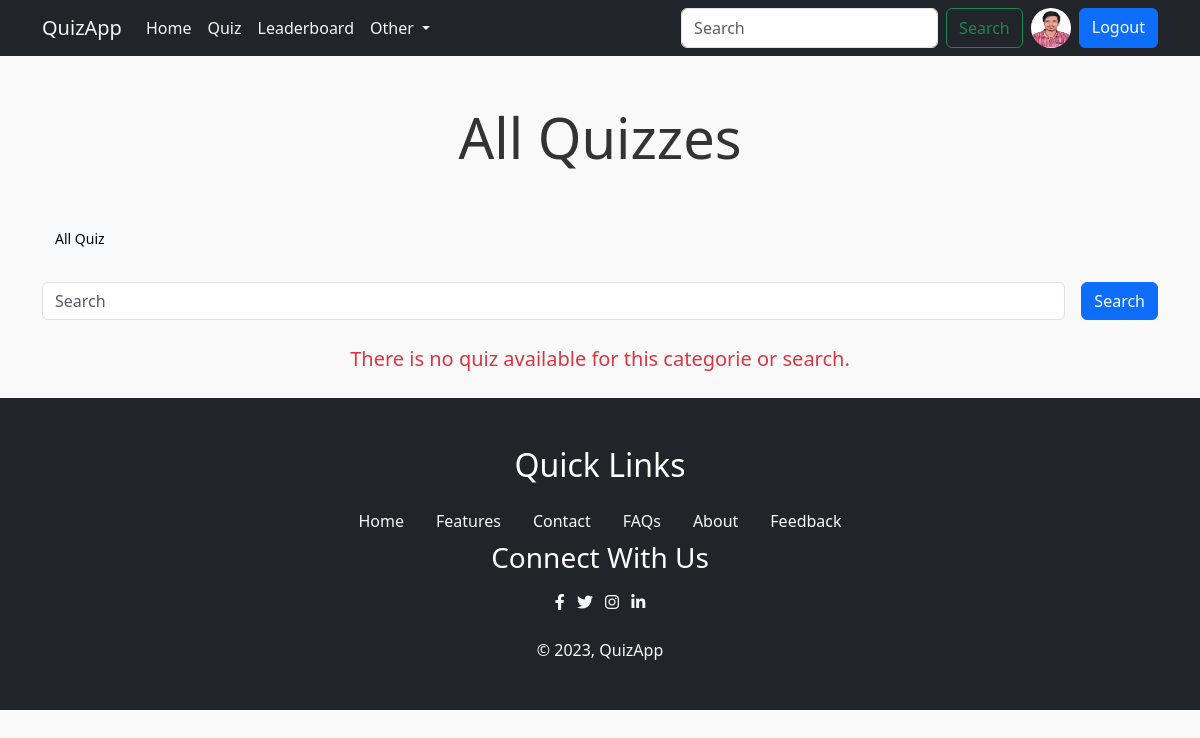
Page /quiz/all_quiz (signed in) on the earlier database version.
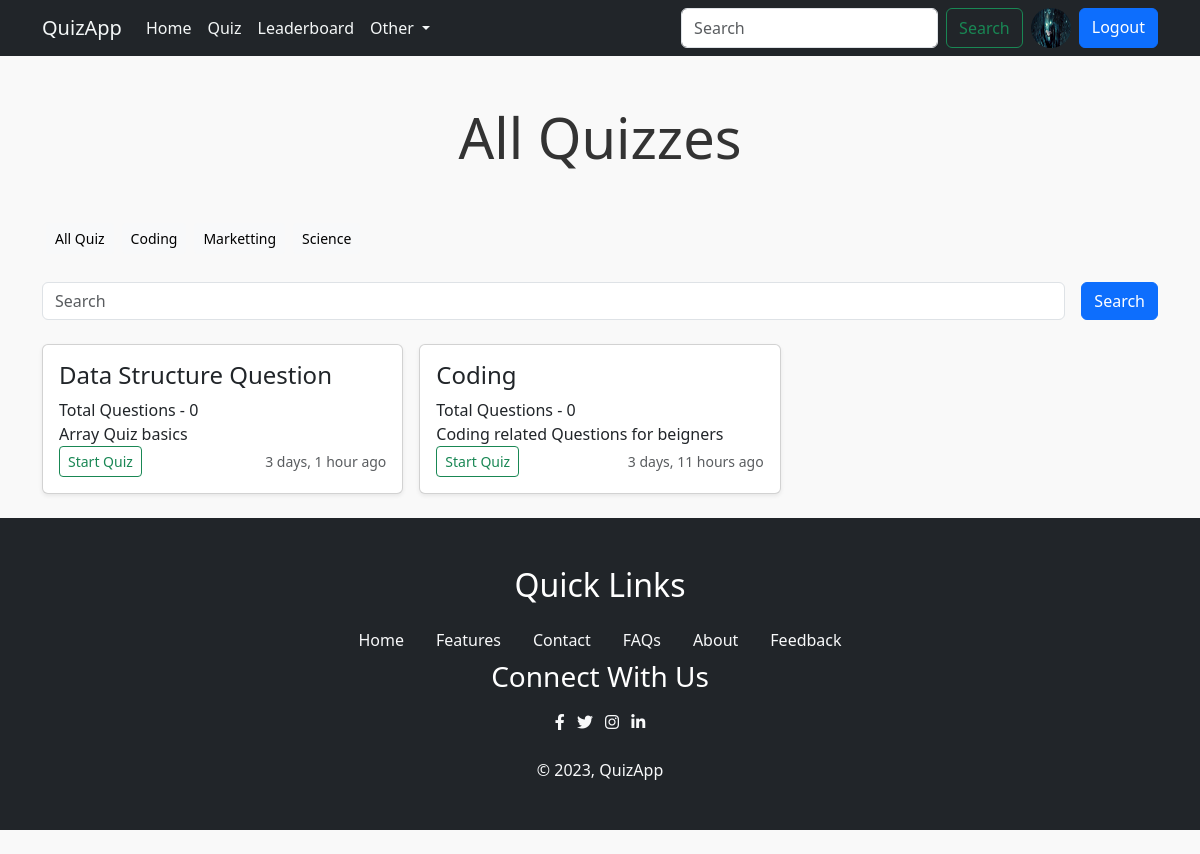
Same page on the later database version.
### account/models.py (models this page shows, shortened)
class Profile(models.Model):
    user=models.OneToOneField(User,on_delete=models.CASCADE,null=True,verbose_name='User Object')
    bio=models.TextField(blank=True,null=True)
    profile_img=models.ImageField(upload_to='profile_images',default='user.jpg',blank=True,null=True,verbose_name='Profile_pic')
    location=models.CharField(max_length=100,blank=True,null=True)
    GENDER=(
        ('Male','Male'),
        ('Female','Female'),
        ('Other','Other'),
    )
    gender=models.CharField(max_length=6,choices=GENDER,blank=True,null=True)

### quiz/models.py (models this page shows, shortened)
class Category(models.Model):
    name = models.CharField(max_length=15)
    class Meta:
        verbose_name_plural = 'Categories'

class Quiz(models.Model):
    title = models.CharField(max_length=255)
    description = models.TextField()
    category = models.ForeignKey(Category, on_delete=models.CASCADE)
    quiz_file = models.FileField(upload_to='quiz/')
    created_at = models.DateTimeField(auto_now_add=True)
    updated_at = models.DateTimeField(auto_now=True)
    class Meta:
        verbose_name_plural = 'Quizzes'

### quiz/views.py (the view)
# urls.py: path('all_quiz', views.all_quiz_view, name='all_quiz'),
@login_required(login_url='login')
def all_quiz_view(request):
    user_object = User.objects.get(username=request.user)
    user_profile = Profile.objects.get(user=user_object)
    quizzes = Quiz.objects.order_by('-created_at')
    categories = Category.objects.all()
    context = {"user_profile": user_profile, "quizzes": quizzes, "categories": categories}
    return render(request, 'all_quiz.html', context)

### templates/all_quiz.html (shortened to what this page needs)
{% extends "index.html" %}
{% load static %}
{% block content %}
	<h1 class="display-4 text-center my-5">All Quizzes</h1>
	<div class="container">
		<div class="d-flex flex-wrap">
			<a href="{% url 'all_quiz' %}" class="btn btn-sm btn-light m-1">All Quiz</a>
			{% for category in categories %}
			<a href="{% url 'search' category.name %}" class="btn btn-sm btn-light m-1">{{category.name}}</a>
			{% endfor %}
		</div>
	</div>
	<form class="container d-flex my-4" role="search" method="get" action="{% url 'search' ' ' %}" >
		<input name="q" class="form-control me-2" type="search" placeholder="Search" aria-label="Search">
		<a href="#" type="submit" class="btn btn-primary ms-2">Search</a>
	</form>
	<div class="container">
			<div class="row row-cols-1 row-cols-sm-1 row-cols-md-2 row-cols-lg-3 g-3">
				{% if quizzes|length > 0 %}
				{% for quiz in quizzes   %}
				<div class="col">
					<div class="card shadow-sm">
						<div class="card-body">
							<h4>{{quiz.title}}</h4>
							<p class="card-text">Total Questions - {{quiz.question_set.all|length}}</p>
							<p class="card-text">{{quiz.description|truncatewords:7}}</p>
							<div class="d-flex justify-content-between align-items-center">
								<div class="btn-group">
									<a href="{% url "quiz" quiz.id %}" type="button" class="btn btn-sm btn-outline-success">Start
										Quiz</a>
								</div>
								<small class="text-body-secondary">{{quiz.created_at|timesince}} ago</small>
							</div>
						</div>
					</div>
				</div>
				{% endfor %}
				{% else %}
				<div class="col-lg-12 col-md-12 col-12">
					<p class="text-center text-danger fs-5">There is no quiz available for this categorie or search.</p>
				</div>
				{% endif %}
			</div>
	</div>
{% endblock content%}

### templates/index.html (shortened to what this page needs)
{% load static %}
<!DOCTYPE html>
<html lang="en">
<head>
    <link href="https://cdn.jsdelivr.net/npm/bootstrap@5.3.0-alpha3/dist/css/bootstrap.min.css" rel="stylesheet"
>
    <link rel="stylesheet"
        href="https://cdnjs.cloudflare.com/ajax/libs/bootstrap-icons/1.11.3/font/bootstrap-icons.min.css"
 />
    <link rel="stylesheet" href="{% static " css/welcome.css" %}">
    <link rel="stylesheet" href="https://cdnjs.cloudflare.com/ajax/libs/font-awesome/6.0.0/css/all.min.css">
</head>
<body>
    {% include "components/navbar.html" %}
    {% block content%}
    {% endblock content%}
    {% include "components/footer.html" %}
</body>
</html>

### templates/components/navbar.html (shortened to what this page needs)
<nav class="navbar navbar-expand-lg navbar-dark bg-dark">
    <div class="container">
        <a class="navbar-brand" href="{% url 'home' %}">QuizApp</a>
        <div class="collapse navbar-collapse" id="navbarSupportedContent">
            <ul class="navbar-nav me-auto mb-2 mb-lg-0">
                <li class="nav-item">
                    <a class="nav-link active" aria-current="page" href="{% url 'home' %}">Home</a>
                </li>
                <li class="nav-item">
                    <a class="nav-link" href="{% url 'all_quiz' %}">Quiz</a>
                </li>
                <li class="nav-item">
                    <a class="nav-link" href="{% url 'leaderboard' %}">Leaderboard</a>
                </li>
                <li class="nav-item dropdown">
                    <a class="nav-link dropdown-toggle" href="#" role="button" data-bs-toggle="dropdown"
                        aria-expanded="false">
                        Other
                    </a>
                </li>
            </ul>
            <form class="d-flex" role="search">
                <input class="form-control me-2" type="search" placeholder="Search" aria-label="Search">
                <button class="btn btn-outline-success" type="submit">Search</button>
                {% if request.user.is_authenticated %}
                <a href="{% url 'profile' request.user.username %}" class="mx-2">
                    <img src="{{user_profile.profile_img.url}}" class="rounded-circle" width="40" height="40" alt="profile_img">
                </a>
                <a href="{% url 'logout' %}" class="btn btn-primary">Logout</a>
                {% else %}
                <a href="{% url 'login' %}" class="btn btn-primary ms-2">Login</a>
                {% endif %}
            </form>
        </div>
    </div>
</nav>

### templates/components/footer.html
<div class="container-float">
    <footer class="py-5 my-4 bg-dark text-white">
        <div class="container">
            <div class="row text-center">
                <div class="col-md-12">
                    <h2 class="mb-3">Quick Links</h2>
                    <ul class="nav justify-content-center">
                        <li class="nav-item"><a href="{% url 'home' %}" class="nav-link text-light">Home</a></li>
                        <li class="nav-item"><a href="#" class="nav-link text-light">Features</a></li>
                        <li class="nav-item"><a href="#" class="nav-link text-light">Contact</a></li>
                        <li class="nav-item"><a href="#" class="nav-link text-light">FAQs</a></li>
                        <li class="nav-item"><a href="#" class="nav-link text-light">About</a></li>
                        <li class="nav-item"><a href="#" class="nav-link text-light">Feedback</a></li>
                    </ul>
                </div>
            </div>
            <div class="col-md-12 text-center">
                <h3 class="mb-3">Connect With Us</h3>
                <ul class="list-inline">
                    <li class="list-inline-item"><a href="#" class="text-light"><i
                                class="fab fa-facebook-f"></i></a>
                    </li>
                    <li class="list-inline-item"><a href="#" class="text-light"><i class="fab fa-twitter"></i></a>
                    </li>
                    <li class="list-inline-item"><a href="#" class="text-light"><i class="fab fa-instagram"></i></a>
                    </li>
                    <li class="list-inline-item"><a href="#" class="text-light"><i
                                class="fab fa-linkedin-in"></i></a>
                    </li>
                </ul>
            </div>
        </div>
        <div class="text-center mt-4">
            <p class="text-light mb-0">&copy; 2023, QuizApp</p>
        </div>
    </footer>
</div>

### static/css/welcome.css (style rules this page uses)
body, h1, h2, h3, p { margin: 0; padding: 0; }
body { font-family: 'Segoe UI', Tahoma, Geneva, Verdana, sans-serif; background-color: #f9f9f9; color: #333; }
.navbar { background-color: #2c3e50; color: #ecf0f1; }
.navbar-brand, .navbar-nav .nav-link { color: #f4f7f7 !important; }
footer { background-color: #34495e; color: #ecf0f1; padding: 20px 0; }
footer a { color: #ecf0f1 !important; }

Differences in the rows shown:
changed Profile: profile_img: a different picture
added Category: name "Coding"
added Category: name "Marketting"
added Category: name "Science"
added Quiz: title "Data Structure Question", question_set.all|length "0", description "Array Quiz basics", created_at "3 days, 1 hour"
added Quiz: title "Coding", question_set.all|length "0", description "Coding related Questions for beigners", created_at "3 days, 11 hours"
Other differences:
text no longer shown: "There is no quiz available for this categorie or search."
